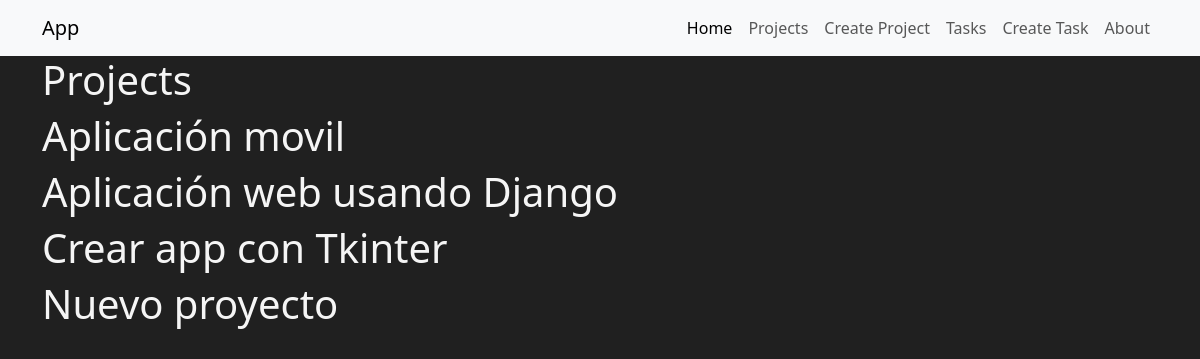
The page /projects/ on the database as committed earlier.
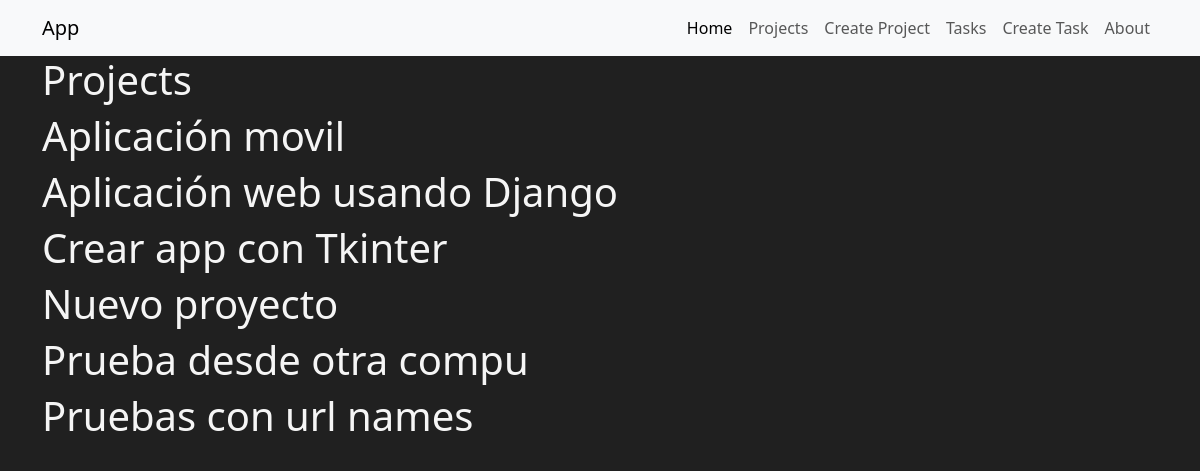
The same page on the database as committed later.
### myapp/models.py (models this page shows, shortened)
class project(models.Model):
    name = models.CharField(max_length=50)

### myapp/views.py (the view)
# urls.py: path('projects/', views.projects, name="projects"),
def projects(request):
    projects = project.objects.all()
    return render(request, "projects/projects.html", {
        "projects": projects
    })

### myapp/templates/projects/projects.html
{% extends 'layouts/nav.html' %}
{% block content %}
    <div class="container">
        <h1>Projects</h1>
        {% for project in projects %}
        <article>
            <h1>{{project.name}}</h1>
        </article>
        {% endfor %}
    </div>
{% endblock %}

Rows that differ between the two databases and show on the page:
added project: name "Prueba desde otra compu"
added project: name "Pruebas con url names"
